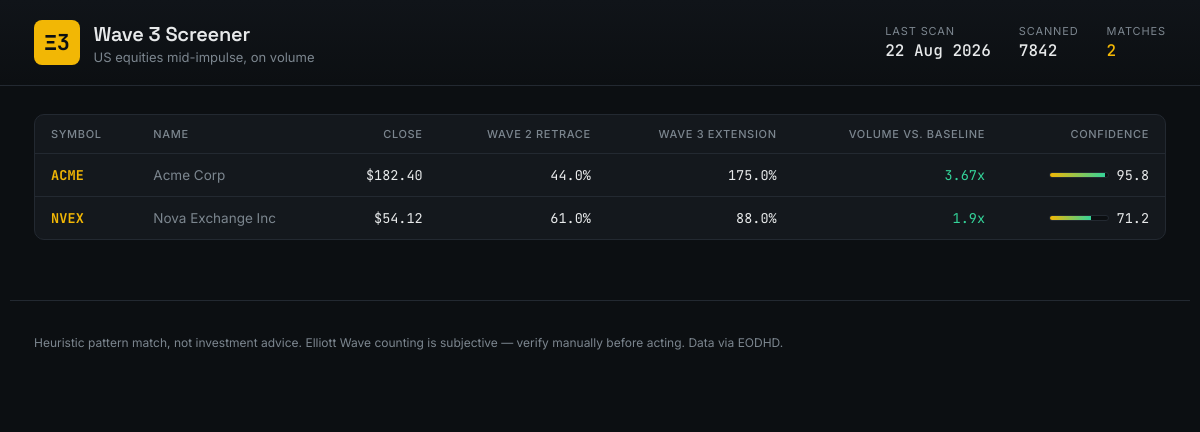
The page / on the database its author committed.
### app/db.py (models this page shows)
class ScanRun(Base):
    __tablename__ = "scan_runs"
    id = Column(Integer, primary_key=True, autoincrement=True)
    run_date = Column(Date, index=True, nullable=False, default=date.today)
    tickers_scanned = Column(Integer, default=0)
    matches_found = Column(Integer, default=0)
    started_at = Column(DateTime, default=datetime.utcnow)
    finished_at = Column(DateTime, nullable=True)
    status = Column(String, default="running")
    error = Column(String, nullable=True)

class ScanResult(Base):
    __tablename__ = "scan_results"
    id = Column(Integer, primary_key=True, autoincrement=True)
    symbol = Column(String, index=True, nullable=False)
    scan_date = Column(Date, index=True, nullable=False, default=date.today)
    name = Column(String, default="")
    last_close = Column(Float)
    confidence = Column(Float)
    volume_ratio = Column(Float)
    wave1_pct = Column(Float)
    wave3_extension_pct = Column(Float)
    retrace_pct = Column(Float)
    pivots = Column(JSON)
    created_at = Column(DateTime, default=datetime.utcnow)

### app/main.py (the view)
@app.get("/")
def index(request: Request):
    session = get_session()
    latest = _latest_scan_date(session)
    results = []
    last_run = None
    if latest:
        results = (
            session.query(ScanResult)
            .filter_by(scan_date=latest)
            .order_by(ScanResult.confidence.desc())
            .all()
        )
        last_run = session.query(ScanRun).order_by(ScanRun.started_at.desc()).first()
    session.close()
    return templates.TemplateResponse(
        "index.html",
        {
            "request": request,
            "scan_date": latest,
            "results": results,
            "last_run": last_run,
        },
    )

### templates/index.html (shortened to what this page needs)
<!DOCTYPE html>
<html lang="en">
<head>
<link rel="stylesheet" href="/static/style.css">
</head>
<body>
<header class="tape">
  <div class="tape__inner">
    <div class="brand">
      <span class="brand__mark">Ξ3</span>
      <div class="brand__text">
        <h1>Wave&nbsp;3 Screener</h1>
        <p>US equities mid-impulse, on volume</p>
      </div>
    </div>
    <div class="tape__stats">
      {% if scan_date %}
      <div class="stat">
        <span class="stat__label">Last scan</span>
        <span class="stat__value">{{ scan_date.strftime('%d %b %Y') }}</span>
      </div>
      <div class="stat">
        <span class="stat__label">Scanned</span>
        <span class="stat__value">{{ last_run.tickers_scanned if last_run else '—' }}</span>
      </div>
      <div class="stat stat--accent">
        <span class="stat__label">Matches</span>
        <span class="stat__value">{{ results|length }}</span>
      </div>
      {% else %}
      <div class="stat">
        <span class="stat__label">Status</span>
        <span class="stat__value">No scan yet</span>
      </div>
      {% endif %}
    </div>
  </div>
</header>
<main>
  {% if not scan_date %}
  <div class="empty">
    <h2>Nothing scanned yet</h2>
    <p>
      This dashboard shows whatever the daily background job last found — it doesn't compute on page load.
      Run the backfill once to load price history, then either wait for the scheduled cron job or trigger it
      manually.
    </p>
    <pre>python -m app.backfill
python -m app.scan_job</pre>
  </div>
  {% elif results|length == 0 %}
  <div class="empty">
    <h2>No wave-3-in-progress setups today</h2>
    <p>The {{ last_run.tickers_scanned if last_run else '—' }} tickers scanned on {{ scan_date.strftime('%d %b %Y') }} didn't clear the pattern and volume thresholds. Check back after the next close.</p>
  </div>
  {% else %}
  <div class="tablewrap">
    <table class="board">
      <thead>
        <tr>
          <th>Symbol</th>
          <th>Name</th>
          <th class="num">Close</th>
          <th class="num">Wave 2 retrace</th>
          <th class="num">Wave 3 extension</th>
          <th class="num">Volume vs. baseline</th>
          <th class="num">Confidence</th>
        </tr>
      </thead>
      <tbody>
        {% for r in results %}
        <tr>
          <td class="sym">{{ r.symbol }}</td>
          <td class="name">{{ r.name or "" }}</td>
          <td class="num">${{ "%.2f"|format(r.last_close) if r.last_close else "—" }}</td>
          <td class="num">{{ r.retrace_pct }}%</td>
          <td class="num">{{ r.wave3_extension_pct }}%</td>
          <td class="num accent">{{ r.volume_ratio }}x</td>
          <td class="num">
            <div class="confcell">
              <div class="confbar"><div class="confbar__fill" style="width: {{ r.confidence }}%"></div></div>
              <span>{{ r.confidence }}</span>
            </div>
          </td>
        </tr>
        {% endfor %}
      </tbody>
    </table>
  </div>
  {% endif %}
</main>
<footer>
  <p>Heuristic pattern match, not investment advice. Elliott Wave counting is subjective — verify manually before acting. Data via EODHD.</p>
</footer>
</body>
</html>

### static/style.css (style rules this page uses)
:root { --bg: #0C0F12; --panel: #14181D; --panel-border: #232931; --text: #E7E9EA; --muted: #7C868F; --gold: #F2B705; --green: #34D399; --red: #F2554C; --display: 'Space Grotesk', system-ui, sans-serif; --mono: 'JetBrains Mono', ui-monospace, monospace; --body: 'Inter', system-ui, sans-serif; }
* { box-sizing: border-box; }
html { scroll-behavior: smooth; }
body { margin: 0; background: var(--bg); color: var(--text); font-family: var(--body); -webkit-font-smoothing: antialiased; }
.tape { border-bottom: 1px solid var(--panel-border); background: linear-gradient(180deg, #101419 0%, #0C0F12 100%); position: sticky; top: 0; z-index: 10; }
.tape__inner { max-width: 1180px; margin: 0 auto; padding: 20px 24px; display: flex; flex-wrap: wrap; align-items: center; justify-content: space-between; gap: 16px; }
.brand { display: flex; align-items: center; gap: 14px; }
.brand__mark { font-family: var(--mono); font-weight: 700; font-size: 22px; color: #0C0F12; background: var(--gold); border-radius: 8px; padding: 8px 10px; letter-spacing: -0.02em; }
.brand__text h1 { font-family: var(--display); font-size: 20px; font-weight: 600; margin: 0; letter-spacing: -0.01em; }
.brand__text p { margin: 2px 0 0; color: var(--muted); font-size: 13px; }
.tape__stats { display: flex; gap: 28px; }
.stat { display: flex; flex-direction: column; gap: 2px; }
.stat__label { font-size: 11px; text-transform: uppercase; letter-spacing: 0.08em; color: var(--muted); }
.stat__value { font-family: var(--mono); font-size: 16px; font-weight: 500; }
.stat--accent .stat__value { color: var(--gold); }
main { max-width: 1180px; margin: 0 auto; padding: 28px 24px 60px; }
.tablewrap { background: var(--panel); border: 1px solid var(--panel-border); border-radius: 10px; overflow: hidden; overflow-x: auto; }
.board { width: 100%; border-collapse: collapse; font-family: var(--mono); font-size: 13.5px; min-width: 720px; }
.board thead th { text-align: left; font-family: var(--body); font-size: 11px; text-transform: uppercase; letter-spacing: 0.06em; color: var(--muted); font-weight: 500; padding: 12px 16px; border-bottom: 1px solid var(--panel-border); white-space: nowrap; }
.board thead th.num { text-align: right; }
.board tbody td { padding: 12px 16px; border-bottom: 1px solid var(--panel-border); white-space: nowrap; }
.board tbody tr:last-child td { border-bottom: none; }
.board td.num { text-align: right; }
.board td.sym { font-weight: 700; letter-spacing: 0.01em; color: var(--gold); }
.board td.name { font-family: var(--body); color: var(--muted); max-width: 220px; overflow: hidden; text-overflow: ellipsis; }
.board td.accent { color: var(--green); }
.confcell { display: flex; align-items: center; justify-content: flex-end; gap: 8px; }
.confbar { width: 60px; height: 6px; background: #0C0F12; border: 1px solid var(--panel-border); border-radius: 4px; overflow: hidden; }
.confbar__fill { height: 100%; background: linear-gradient(90deg, var(--gold), var(--green)); }
footer { max-width: 1180px; margin: 0 auto; padding: 20px 24px 40px; color: var(--muted); font-size: 12px; line-height: 1.6; border-top: 1px solid var(--panel-border); }

### rows shown on the page
ScanRun: tickers_scanned "7842"
ScanResult: symbol "ACME", name "Acme Corp", last_close "182.40", retrace_pct "44.0", wave3_extension_pct "175.0", volume_ratio "3.67", confidence "95.8"
ScanResult: symbol "NVEX", name "Nova Exchange Inc", last_close "54.12", retrace_pct "61.0", wave3_extension_pct "88.0", volume_ratio "1.9", confidence "71.2"

### other values the page prints
{{ scan_date.strftime('%d %b %Y') }} "22 Aug 2026"
{{ results|length }} "2"
